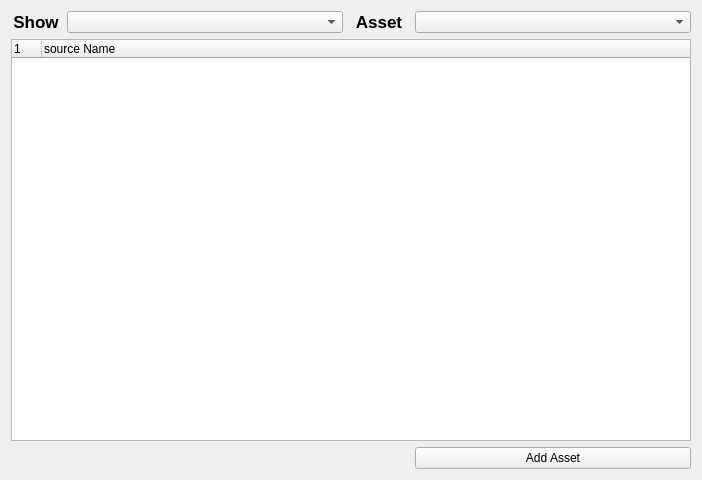
<?xml version="1.0" encoding="UTF-8"?>
<ui version="4.0">
 <class>Form</class>
 <widget class="QWidget" name="Form">
  <property name="geometry">
   <rect>
    <x>0</x>
    <y>0</y>
    <width>702</width>
    <height>480</height>
   </rect>
  </property>
  <property name="windowTitle">
   <string>EnvSourceLoad</string>
  </property>
  <layout class="QGridLayout" name="gridLayout">
   <item row="3" column="0" colspan="4">
    <widget class="QTreeWidget" name="fileListTreeWidget">
     <attribute name="headerDefaultSectionSize">
      <number>30</number>
     </attribute>
     <column>
      <property name="text">
       <string/>
      </property>
     </column>
     <column>
      <property name="text">
       <string>source Name</string>
      </property>
     </column>
    </widget>
   </item>
   <item row="0" column="0">
    <widget class="QLabel" name="label">
     <property name="maximumSize">
      <size>
       <width>50</width>
       <height>16777215</height>
      </size>
     </property>
     <property name="font">
      <font>
       <pointsize>13</pointsize>
       <weight>75</weight>
       <bold>true</bold>
      </font>
     </property>
     <property name="text">
      <string>Show</string>
     </property>
     <property name="alignment">
      <set>Qt::AlignCenter</set>
     </property>
    </widget>
   </item>
   <item row="0" column="1">
    <widget class="QComboBox" name="showComboBox"/>
   </item>
   <item row="0" column="3">
    <widget class="QComboBox" name="AssetComboBox"/>
   </item>
   <item row="0" column="2">
    <widget class="QLabel" name="label_2">
     <property name="maximumSize">
      <size>
       <width>60</width>
       <height>16777215</height>
      </size>
     </property>
     <property name="font">
      <font>
       <pointsize>13</pointsize>
       <weight>75</weight>
       <bold>true</bold>
      </font>
     </property>
     <property name="text">
      <string>Asset</string>
     </property>
     <property name="alignment">
      <set>Qt::AlignCenter</set>
     </property>
    </widget>
   </item>
   <item row="4" column="3">
    <widget class="QPushButton" name="pushButton">
     <property name="text">
      <string>Add Asset</string>
     </property>
    </widget>
   </item>
  </layout>
 </widget>
 <resources/>
 <connections/>
</ui>
